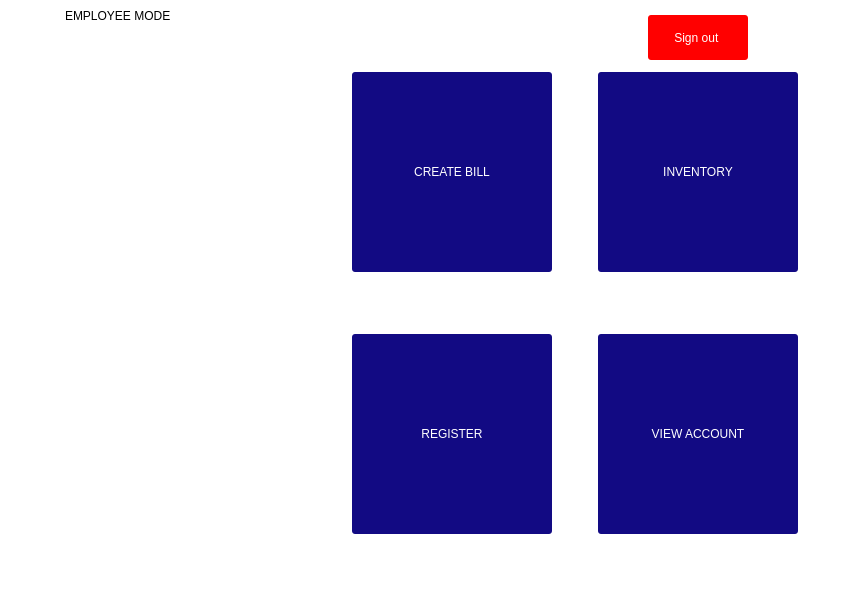
<?xml version="1.0" encoding="UTF-8"?>
<ui version="4.0">
 <class>employee_dashboard</class>
 <widget class="QMainWindow" name="employee_dashboard">
  <property name="geometry">
   <rect>
    <x>0</x>
    <y>0</y>
    <width>863</width>
    <height>600</height>
   </rect>
  </property>
  <property name="minimumSize">
   <size>
    <width>863</width>
    <height>600</height>
   </size>
  </property>
  <property name="maximumSize">
   <size>
    <width>863</width>
    <height>600</height>
   </size>
  </property>
  <property name="windowTitle">
   <string>Employee Dashboard</string>
  </property>
  <property name="windowIcon">
   <iconset resource="Resource.qrc">
    <normaloff>:/img/logo/logo.png</normaloff>:/img/logo/logo.png</iconset>
  </property>
  <widget class="QWidget" name="centralwidget">
   <property name="styleSheet">
    <string notr="true">background-color: white;</string>
   </property>
   <layout class="QHBoxLayout" name="horizontalLayout">
    <item>
     <spacer name="horizontalSpacer_2">
      <property name="orientation">
       <enum>Qt::Horizontal</enum>
      </property>
      <property name="sizeHint" stdset="0">
       <size>
        <width>40</width>
        <height>20</height>
       </size>
      </property>
     </spacer>
    </item>
    <item>
     <layout class="QVBoxLayout" name="verticalLayout_2">
      <item>
       <widget class="QLabel" name="label">
        <property name="styleSheet">
         <string notr="true">font: 700 10pt &quot;Segoe UI&quot;;
color: black;
border: 1px;
border-radius: 3px;</string>
        </property>
        <property name="text">
         <string>EMPLOYEE MODE</string>
        </property>
       </widget>
      </item>
      <item>
       <spacer name="verticalSpacer">
        <property name="orientation">
         <enum>Qt::Vertical</enum>
        </property>
        <property name="sizeHint" stdset="0">
         <size>
          <width>20</width>
          <height>40</height>
         </size>
        </property>
       </spacer>
      </item>
      <item>
       <widget class="QLabel" name="label_logo">
        <property name="minimumSize">
         <size>
          <width>225</width>
          <height>225</height>
         </size>
        </property>
        <property name="styleSheet">
         <string notr="true">border-image:url(:/img/logo/logo.png);</string>
        </property>
        <property name="text">
         <string/>
        </property>
       </widget>
      </item>
      <item>
       <spacer name="verticalSpacer_2">
        <property name="orientation">
         <enum>Qt::Vertical</enum>
        </property>
        <property name="sizeHint" stdset="0">
         <size>
          <width>20</width>
          <height>40</height>
         </size>
        </property>
       </spacer>
      </item>
     </layout>
    </item>
    <item>
     <spacer name="horizontalSpacer">
      <property name="orientation">
       <enum>Qt::Horizontal</enum>
      </property>
      <property name="sizeHint" stdset="0">
       <size>
        <width>40</width>
        <height>20</height>
       </size>
      </property>
     </spacer>
    </item>
    <item>
     <layout class="QGridLayout" name="gridLayout">
      <item row="3" column="0">
       <widget class="QPushButton" name="pushButton_register">
        <property name="minimumSize">
         <size>
          <width>0</width>
          <height>200</height>
         </size>
        </property>
        <property name="styleSheet">
         <string notr="true">background-color: rgb(18,10,131);
font: 700 10pt &quot;Segoe UI&quot;;
color: rgb(255, 255, 255);
border: 1px;
border-radius: 3px;</string>
        </property>
        <property name="text">
         <string>REGISTER</string>
        </property>
       </widget>
      </item>
      <item row="2" column="0">
       <spacer name="verticalSpacer_4">
        <property name="orientation">
         <enum>Qt::Vertical</enum>
        </property>
        <property name="sizeHint" stdset="0">
         <size>
          <width>20</width>
          <height>40</height>
         </size>
        </property>
       </spacer>
      </item>
      <item row="0" column="0">
       <spacer name="verticalSpacer_3">
        <property name="orientation">
         <enum>Qt::Vertical</enum>
        </property>
        <property name="sizeHint" stdset="0">
         <size>
          <width>20</width>
          <height>40</height>
         </size>
        </property>
       </spacer>
      </item>
      <item row="4" column="0">
       <spacer name="verticalSpacer_5">
        <property name="orientation">
         <enum>Qt::Vertical</enum>
        </property>
        <property name="sizeHint" stdset="0">
         <size>
          <width>20</width>
          <height>40</height>
         </size>
        </property>
       </spacer>
      </item>
      <item row="1" column="1">
       <spacer name="horizontalSpacer_4">
        <property name="orientation">
         <enum>Qt::Horizontal</enum>
        </property>
        <property name="sizeHint" stdset="0">
         <size>
          <width>40</width>
          <height>20</height>
         </size>
        </property>
       </spacer>
      </item>
      <item row="3" column="2">
       <widget class="QPushButton" name="pushButton_viewaccount">
        <property name="minimumSize">
         <size>
          <width>200</width>
          <height>200</height>
         </size>
        </property>
        <property name="styleSheet">
         <string notr="true">background-color: rgb(18,10,131);
font: 700 10pt &quot;Segoe UI&quot;;
color: rgb(255, 255, 255);
border: 1px;
border-radius: 3px;</string>
        </property>
        <property name="text">
         <string>VIEW ACCOUNT</string>
        </property>
       </widget>
      </item>
      <item row="1" column="0">
       <widget class="QPushButton" name="pushButton_createbill">
        <property name="minimumSize">
         <size>
          <width>200</width>
          <height>200</height>
         </size>
        </property>
        <property name="styleSheet">
         <string notr="true">background-color: rgb(18,10,131);
font: 700 10pt &quot;Segoe UI&quot;;
color: rgb(255, 255, 255);
border: 1px;
border-radius: 3px;</string>
        </property>
        <property name="text">
         <string>CREATE BILL</string>
        </property>
       </widget>
      </item>
      <item row="1" column="2">
       <widget class="QPushButton" name="pushButton_inventory">
        <property name="minimumSize">
         <size>
          <width>200</width>
          <height>200</height>
         </size>
        </property>
        <property name="styleSheet">
         <string notr="true">background-color: rgb(18,10,131);
font: 700 10pt &quot;Segoe UI&quot;;
color: rgb(255, 255, 255);
border: 1px;
border-radius: 3px;</string>
        </property>
        <property name="text">
         <string>INVENTORY</string>
        </property>
       </widget>
      </item>
      <item row="0" column="2">
       <layout class="QHBoxLayout" name="horizontalLayout_4">
        <item>
         <spacer name="horizontalSpacer_5">
          <property name="orientation">
           <enum>Qt::Horizontal</enum>
          </property>
          <property name="sizeHint" stdset="0">
           <size>
            <width>40</width>
            <height>20</height>
           </size>
          </property>
         </spacer>
        </item>
        <item>
         <widget class="QPushButton" name="pushButton">
          <property name="minimumSize">
           <size>
            <width>100</width>
            <height>45</height>
           </size>
          </property>
          <property name="styleSheet">
           <string notr="true">background-color: red;
font: 700 10pt &quot;Segoe UI&quot;;
color: rgb(255, 255, 255);
border: 1px;
border-radius: 3px;</string>
          </property>
          <property name="text">
           <string>Sign out </string>
          </property>
         </widget>
        </item>
        <item>
         <spacer name="horizontalSpacer_6">
          <property name="orientation">
           <enum>Qt::Horizontal</enum>
          </property>
          <property name="sizeHint" stdset="0">
           <size>
            <width>40</width>
            <height>20</height>
           </size>
          </property>
         </spacer>
        </item>
       </layout>
      </item>
     </layout>
    </item>
    <item>
     <spacer name="horizontalSpacer_3">
      <property name="orientation">
       <enum>Qt::Horizontal</enum>
      </property>
      <property name="sizeHint" stdset="0">
       <size>
        <width>40</width>
        <height>20</height>
       </size>
      </property>
     </spacer>
    </item>
   </layout>
  </widget>
 </widget>
 <resources>
  <include location="Resource.qrc"/>
 </resources>
 <connections/>
</ui>
